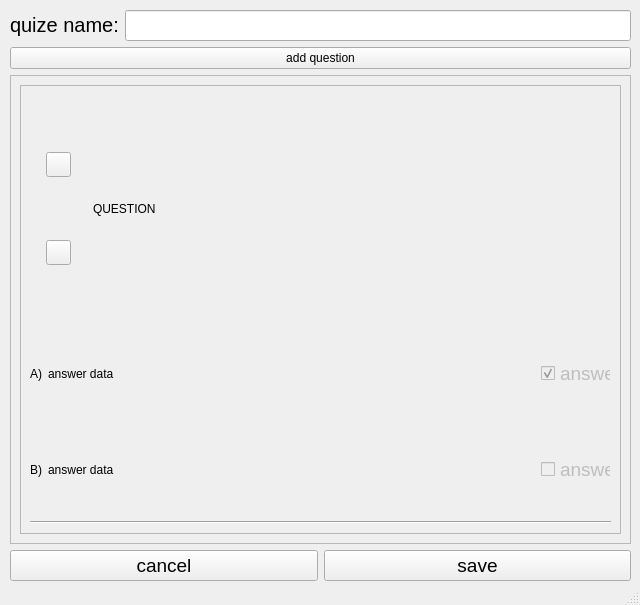
<?xml version="1.0" encoding="UTF-8"?>
<ui version="4.0">
 <class>addQuizeWindow</class>
 <widget class="QMainWindow" name="addQuizeWindow">
  <property name="geometry">
   <rect>
    <x>0</x>
    <y>0</y>
    <width>640</width>
    <height>605</height>
   </rect>
  </property>
  <property name="minimumSize">
   <size>
    <width>640</width>
    <height>605</height>
   </size>
  </property>
  <property name="maximumSize">
   <size>
    <width>640</width>
    <height>605</height>
   </size>
  </property>
  <property name="windowTitle">
   <string>MainWindow</string>
  </property>
  <widget class="QWidget" name="centralwidget">
   <widget class="QWidget" name="verticalLayoutWidget">
    <property name="geometry">
     <rect>
      <x>10</x>
      <y>10</y>
      <width>621</width>
      <height>571</height>
     </rect>
    </property>
    <layout class="QVBoxLayout" name="verticalLayout_base">
     <item>
      <layout class="QHBoxLayout" name="horizontalLayout_quizData">
       <item>
        <widget class="QLabel" name="label_quizeName">
         <property name="enabled">
          <bool>true</bool>
         </property>
         <property name="maximumSize">
          <size>
           <width>16777215</width>
           <height>30</height>
          </size>
         </property>
         <property name="font">
          <font>
           <family>Arial</family>
           <pointsize>15</pointsize>
          </font>
         </property>
         <property name="text">
          <string>quize name:</string>
         </property>
        </widget>
       </item>
       <item>
        <widget class="QLineEdit" name="lineEdit_quizeName">
         <property name="font">
          <font>
           <family>Arial</family>
           <pointsize>14</pointsize>
          </font>
         </property>
        </widget>
       </item>
      </layout>
     </item>
     <item>
      <widget class="QPushButton" name="pushButton_addQuestion">
       <property name="text">
        <string>add question</string>
       </property>
      </widget>
     </item>
     <item>
      <layout class="QVBoxLayout" name="verticalLayout_scroll">
       <item>
        <widget class="QScrollArea" name="scrollArea">
         <property name="minimumSize">
          <size>
           <width>0</width>
           <height>350</height>
          </size>
         </property>
         <property name="widgetResizable">
          <bool>true</bool>
         </property>
         <widget class="QWidget" name="scrollAreaWidgetContents">
          <property name="geometry">
           <rect>
            <x>0</x>
            <y>0</y>
            <width>605</width>
            <height>453</height>
           </rect>
          </property>
          <layout class="QVBoxLayout" name="verticalLayout_3">
           <item>
            <widget class="QFrame" name="frame">
             <property name="frameShape">
              <enum>QFrame::StyledPanel</enum>
             </property>
             <property name="frameShadow">
              <enum>QFrame::Raised</enum>
             </property>
             <layout class="QVBoxLayout" name="verticalLayout_4">
              <item>
               <layout class="QVBoxLayout" name="verticalLayout_DEMO">
                <item>
                 <layout class="QHBoxLayout" name="horizontalLayout_btns_lbQuiz">
                  <item>
                   <layout class="QVBoxLayout" name="verticalLayout_btns">
                    <item>
                     <widget class="QPushButton" name="pushButton_edit_DEMO">
                      <property name="sizePolicy">
                       <sizepolicy hsizetype="Maximum" vsizetype="Maximum">
                        <horstretch>0</horstretch>
                        <verstretch>0</verstretch>
                       </sizepolicy>
                      </property>
                      <property name="minimumSize">
                       <size>
                        <width>25</width>
                        <height>25</height>
                       </size>
                      </property>
                      <property name="maximumSize">
                       <size>
                        <width>25</width>
                        <height>25</height>
                       </size>
                      </property>
                      <property name="baseSize">
                       <size>
                        <width>25</width>
                        <height>25</height>
                       </size>
                      </property>
                      <property name="font">
                       <font>
                        <family>Arial</family>
                        <pointsize>12</pointsize>
                        <kerning>false</kerning>
                       </font>
                      </property>
                      <property name="text">
                       <string notr="true"/>
                      </property>
                      <property name="icon">
                       <iconset>
                        <normaloff>../resorces/icons/edit.png</normaloff>../resorces/icons/edit.png</iconset>
                      </property>
                      <property name="default">
                       <bool>false</bool>
                      </property>
                     </widget>
                    </item>
                    <item>
                     <widget class="QPushButton" name="pushButton_remove_DEMO">
                      <property name="sizePolicy">
                       <sizepolicy hsizetype="Maximum" vsizetype="Maximum">
                        <horstretch>0</horstretch>
                        <verstretch>0</verstretch>
                       </sizepolicy>
                      </property>
                      <property name="minimumSize">
                       <size>
                        <width>25</width>
                        <height>25</height>
                       </size>
                      </property>
                      <property name="maximumSize">
                       <size>
                        <width>25</width>
                        <height>25</height>
                       </size>
                      </property>
                      <property name="baseSize">
                       <size>
                        <width>25</width>
                        <height>25</height>
                       </size>
                      </property>
                      <property name="font">
                       <font>
                        <family>Arial</family>
                        <pointsize>12</pointsize>
                        <kerning>false</kerning>
                       </font>
                      </property>
                      <property name="text">
                       <string notr="true"/>
                      </property>
                      <property name="icon">
                       <iconset>
                        <normaloff>../resorces/icons/trash.png</normaloff>../resorces/icons/trash.png</iconset>
                      </property>
                      <property name="default">
                       <bool>false</bool>
                      </property>
                     </widget>
                    </item>
                   </layout>
                  </item>
                  <item>
                   <widget class="QLabel" name="label_question_DEMO">
                    <property name="minimumSize">
                     <size>
                      <width>500</width>
                      <height>90</height>
                     </size>
                    </property>
                    <property name="maximumSize">
                     <size>
                      <width>500</width>
                      <height>16777215</height>
                     </size>
                    </property>
                    <property name="text">
                     <string>QUESTION</string>
                    </property>
                   </widget>
                  </item>
                 </layout>
                </item>
                <item>
                 <layout class="QHBoxLayout" name="horizontalLayout_DEMO">
                  <item>
                   <widget class="QLabel" name="label_DEMO">
                    <property name="minimumSize">
                     <size>
                      <width>0</width>
                      <height>0</height>
                     </size>
                    </property>
                    <property name="maximumSize">
                     <size>
                      <width>12</width>
                      <height>16777215</height>
                     </size>
                    </property>
                    <property name="text">
                     <string>A)</string>
                    </property>
                   </widget>
                  </item>
                  <item>
                   <widget class="QLabel" name="label_AD_DEMO">
                    <property name="minimumSize">
                     <size>
                      <width>0</width>
                      <height>90</height>
                     </size>
                    </property>
                    <property name="text">
                     <string>answer data</string>
                    </property>
                   </widget>
                  </item>
                  <item>
                   <widget class="QCheckBox" name="checkBox_DEMO">
                    <property name="enabled">
                     <bool>false</bool>
                    </property>
                    <property name="maximumSize">
                     <size>
                      <width>70</width>
                      <height>16777215</height>
                     </size>
                    </property>
                    <property name="font">
                     <font>
                      <family>Arial</family>
                      <pointsize>14</pointsize>
                     </font>
                    </property>
                    <property name="text">
                     <string>answer</string>
                    </property>
                    <property name="checked">
                     <bool>true</bool>
                    </property>
                   </widget>
                  </item>
                 </layout>
                </item>
                <item>
                 <layout class="QHBoxLayout" name="horizontalLayout_DEMO_2">
                  <item>
                   <widget class="QLabel" name="label_DEMO_2">
                    <property name="minimumSize">
                     <size>
                      <width>0</width>
                      <height>0</height>
                     </size>
                    </property>
                    <property name="maximumSize">
                     <size>
                      <width>12</width>
                      <height>16777215</height>
                     </size>
                    </property>
                    <property name="text">
                     <string>B)</string>
                    </property>
                   </widget>
                  </item>
                  <item>
                   <widget class="QLabel" name="label_AD_DEMO_2">
                    <property name="minimumSize">
                     <size>
                      <width>0</width>
                      <height>90</height>
                     </size>
                    </property>
                    <property name="text">
                     <string>answer data</string>
                    </property>
                   </widget>
                  </item>
                  <item>
                   <widget class="QCheckBox" name="checkBox_DEMO_2">
                    <property name="enabled">
                     <bool>false</bool>
                    </property>
                    <property name="maximumSize">
                     <size>
                      <width>70</width>
                      <height>16777215</height>
                     </size>
                    </property>
                    <property name="font">
                     <font>
                      <family>Arial</family>
                      <pointsize>14</pointsize>
                     </font>
                    </property>
                    <property name="text">
                     <string>answer</string>
                    </property>
                    <property name="checked">
                     <bool>false</bool>
                    </property>
                   </widget>
                  </item>
                 </layout>
                </item>
               </layout>
              </item>
              <item>
               <widget class="Line" name="line">
                <property name="orientation">
                 <enum>Qt::Horizontal</enum>
                </property>
               </widget>
              </item>
             </layout>
            </widget>
           </item>
          </layout>
         </widget>
        </widget>
       </item>
      </layout>
     </item>
     <item>
      <layout class="QHBoxLayout" name="horizontalLayout_cancelSave">
       <item>
        <widget class="QPushButton" name="pushButton_cancel">
         <property name="font">
          <font>
           <family>Arial</family>
           <pointsize>14</pointsize>
          </font>
         </property>
         <property name="text">
          <string>cancel</string>
         </property>
        </widget>
       </item>
       <item>
        <widget class="QPushButton" name="pushButton_save">
         <property name="font">
          <font>
           <family>Arial</family>
           <pointsize>14</pointsize>
          </font>
         </property>
         <property name="text">
          <string>save</string>
         </property>
        </widget>
       </item>
      </layout>
     </item>
    </layout>
   </widget>
  </widget>
  <widget class="QStatusBar" name="statusbar"/>
 </widget>
 <resources/>
 <connections/>
</ui>
